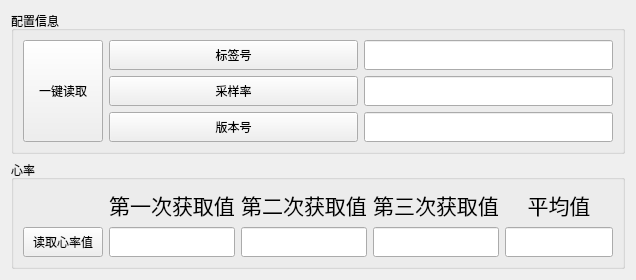
     <widget class="QWidget" name="tab">
      <attribute name="icon">
       <iconset resource="resource.qrc">
        <normaloff>:/image/image/cjqc_icon.png</normaloff>:/image/image/cjqc_icon.png</iconset>
      </attribute>
      <attribute name="title">
       <string>检测</string>
      </attribute>
      <layout class="QGridLayout" name="gridLayout_9">
       <item row="0" column="0">
        <widget class="QGroupBox" name="groupBox_2">
         <property name="title">
          <string>配置信息</string>
         </property>
         <layout class="QGridLayout" name="gridLayout_5">
          <item row="0" column="0" rowspan="3">
           <widget class="QPushButton" name="pushButton_readAll">
            <property name="sizePolicy">
             <sizepolicy hsizetype="Preferred" vsizetype="Preferred">
              <horstretch>0</horstretch>
              <verstretch>0</verstretch>
             </sizepolicy>
            </property>
            <property name="text">
             <string>一键读取</string>
            </property>
           </widget>
          </item>
          <item row="0" column="1">
           <layout class="QHBoxLayout" name="horizontalLayout_7">
            <item>
             <widget class="QPushButton" name="pushButton_ispd_no">
              <property name="sizePolicy">
               <sizepolicy hsizetype="MinimumExpanding" vsizetype="Preferred">
                <horstretch>0</horstretch>
                <verstretch>0</verstretch>
               </sizepolicy>
              </property>
              <property name="minimumSize">
               <size>
                <width>0</width>
                <height>30</height>
               </size>
              </property>
              <property name="focusPolicy">
               <enum>Qt::TabFocus</enum>
              </property>
              <property name="text">
               <string>标签号</string>
              </property>
             </widget>
            </item>
            <item>
             <widget class="QLineEdit" name="lineEdit_ispd_no">
              <property name="sizePolicy">
               <sizepolicy hsizetype="Expanding" vsizetype="Preferred">
                <horstretch>0</horstretch>
                <verstretch>0</verstretch>
               </sizepolicy>
              </property>
              <property name="focusPolicy">
               <enum>Qt::NoFocus</enum>
              </property>
             </widget>
            </item>
           </layout>
          </item>
          <item row="1" column="1">
           <layout class="QHBoxLayout" name="horizontalLayout_9">
            <item>
             <widget class="QPushButton" name="pushButton_ispd_hz">
              <property name="sizePolicy">
               <sizepolicy hsizetype="Expanding" vsizetype="Preferred">
                <horstretch>0</horstretch>
                <verstretch>0</verstretch>
               </sizepolicy>
              </property>
              <property name="minimumSize">
               <size>
                <width>0</width>
                <height>30</height>
               </size>
              </property>
              <property name="focusPolicy">
               <enum>Qt::TabFocus</enum>
              </property>
              <property name="text">
               <string>采样率</string>
              </property>
             </widget>
            </item>
            <item>
             <widget class="QLineEdit" name="lineEdit_ispd_hz">
              <property name="sizePolicy">
               <sizepolicy hsizetype="Expanding" vsizetype="Preferred">
                <horstretch>0</horstretch>
                <verstretch>0</verstretch>
               </sizepolicy>
              </property>
              <property name="focusPolicy">
               <enum>Qt::NoFocus</enum>
              </property>
             </widget>
            </item>
           </layout>
          </item>
          <item row="2" column="1">
           <layout class="QHBoxLayout" name="horizontalLayout_10">
            <item>
             <widget class="QPushButton" name="pushButton_ispd_version">
              <property name="sizePolicy">
               <sizepolicy hsizetype="Expanding" vsizetype="Preferred">
                <horstretch>0</horstretch>
                <verstretch>0</verstretch>
               </sizepolicy>
              </property>
              <property name="minimumSize">
               <size>
                <width>0</width>
                <height>30</height>
               </size>
              </property>
              <property name="focusPolicy">
               <enum>Qt::TabFocus</enum>
              </property>
              <property name="text">
               <string>版本号</string>
              </property>
             </widget>
            </item>
            <item>
             <widget class="QLineEdit" name="lineEdit_ispd_version">
              <property name="sizePolicy">
               <sizepolicy hsizetype="Expanding" vsizetype="Preferred">
                <horstretch>0</horstretch>
                <verstretch>0</verstretch>
               </sizepolicy>
              </property>
              <property name="focusPolicy">
               <enum>Qt::NoFocus</enum>
              </property>
             </widget>
            </item>
           </layout>
          </item>
         </layout>
        </widget>
       </item>
       <item row="1" column="0">
        <widget class="QGroupBox" name="groupBox_5">
         <property name="title">
          <string>心率</string>
         </property>
         <layout class="QGridLayout" name="gridLayout_8">
          <item row="0" column="0">
           <layout class="QGridLayout" name="gridLayout_7">
            <item row="0" column="1">
             <widget class="QLabel" name="label_11">
              <property name="font">
               <font>
                <pointsize>16</pointsize>
               </font>
              </property>
              <property name="text">
               <string>第一次获取值</string>
              </property>
              <property name="alignment">
               <set>Qt::AlignCenter</set>
              </property>
             </widget>
            </item>
            <item row="0" column="2">
             <widget class="QLabel" name="label_16">
              <property name="font">
               <font>
                <pointsize>16</pointsize>
               </font>
              </property>
              <property name="text">
               <string>第二次获取值</string>
              </property>
              <property name="alignment">
               <set>Qt::AlignCenter</set>
              </property>
             </widget>
            </item>
            <item row="0" column="3">
             <widget class="QLabel" name="label_17">
              <property name="font">
               <font>
                <pointsize>16</pointsize>
               </font>
              </property>
              <property name="text">
               <string>第三次获取值</string>
              </property>
              <property name="alignment">
               <set>Qt::AlignCenter</set>
              </property>
             </widget>
            </item>
            <item row="0" column="4">
             <widget class="QLabel" name="label_18">
              <property name="font">
               <font>
                <pointsize>16</pointsize>
               </font>
              </property>
              <property name="layoutDirection">
               <enum>Qt::LeftToRight</enum>
              </property>
              <property name="text">
               <string>平均值</string>
              </property>
              <property name="alignment">
               <set>Qt::AlignCenter</set>
              </property>
             </widget>
            </item>
            <item row="1" column="0">
             <widget class="QPushButton" name="pushButton_ispd_hr">
              <property name="sizePolicy">
               <sizepolicy hsizetype="Preferred" vsizetype="Preferred">
                <horstretch>0</horstretch>
                <verstretch>0</verstretch>
               </sizepolicy>
              </property>
              <property name="minimumSize">
               <size>
                <width>0</width>
                <height>30</height>
               </size>
              </property>
              <property name="focusPolicy">
               <enum>Qt::TabFocus</enum>
              </property>
              <property name="text">
               <string>读取心率值</string>
              </property>
             </widget>
            </item>
            <item row="1" column="1">
             <widget class="QLineEdit" name="lineEdit_ispd_hr1">
              <property name="sizePolicy">
               <sizepolicy hsizetype="Preferred" vsizetype="Preferred">
                <horstretch>0</horstretch>
                <verstretch>0</verstretch>
               </sizepolicy>
              </property>
              <property name="focusPolicy">
               <enum>Qt::NoFocus</enum>
              </property>
             </widget>
            </item>
            <item row="1" column="2">
             <widget class="QLineEdit" name="lineEdit_ispd_hr2">
              <property name="sizePolicy">
               <sizepolicy hsizetype="Preferred" vsizetype="Preferred">
                <horstretch>0</horstretch>
                <verstretch>0</verstretch>
               </sizepolicy>
              </property>
              <property name="focusPolicy">
               <enum>Qt::NoFocus</enum>
              </property>
             </widget>
            </item>
            <item row="1" column="3">
             <widget class="QLineEdit" name="lineEdit_ispd_hr3">
              <property name="sizePolicy">
               <sizepolicy hsizetype="Preferred" vsizetype="Preferred">
                <horstretch>0</horstretch>
                <verstretch>0</verstretch>
               </sizepolicy>
              </property>
              <property name="focusPolicy">
               <enum>Qt::NoFocus</enum>
              </property>
             </widget>
            </item>
            <item row="1" column="4">
             <widget class="QLineEdit" name="lineEdit_ispd_hr_avg">
              <property name="sizePolicy">
               <sizepolicy hsizetype="Preferred" vsizetype="Preferred">
                <horstretch>0</horstretch>
                <verstretch>0</verstretch>
               </sizepolicy>
              </property>
              <property name="focusPolicy">
               <enum>Qt::NoFocus</enum>
              </property>
             </widget>
            </item>
           </layout>
          </item>
         </layout>
        </widget>
       </item>
      </layout>
     </widget>
